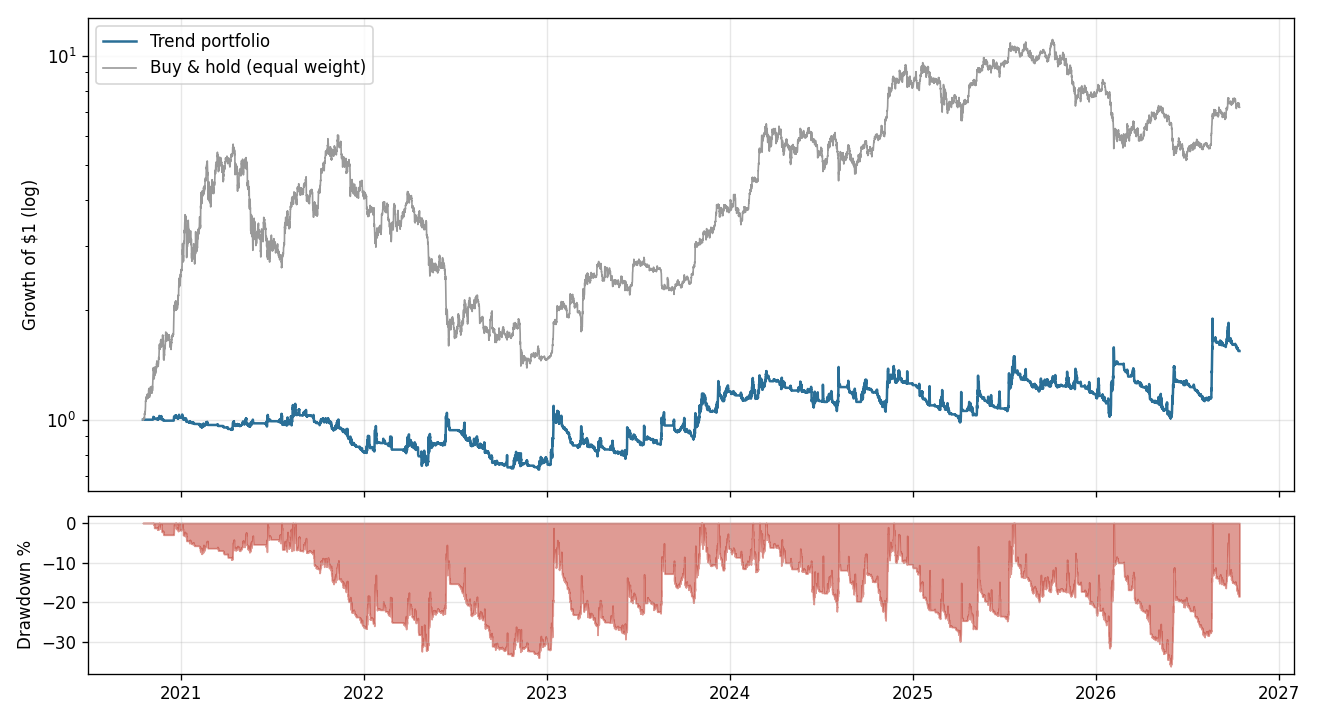

Write Python code to recreate this figure.
"""Portfolio test: the trend rules from trend.py on ALL coins in ONE account.

Same frozen rules, same costs. Each new trade risks 1% of the account's CURRENT
value (including open profit/loss). Positions on different coins can be open at
the same time, so losses can stack when crypto falls together. That's the point
of this test.

PASS/FAIL, decided before running:
  FAIL  if the worst drawdown is -40% or deeper   (too painful to actually stick with)
  PASS  if drawdown is shallower than -30% AND yearly return / |drawdown| >= 0.5
  else  BORDERLINE

  python portfolio.py                 # uses the 4h data trend.py already downloaded
  python portfolio.py --synthetic
"""
import argparse
from dataclasses import replace

import numpy as np
import pandas as pd

from config import Config
from data import fetch_history, synthetic, TF_MIN
from trend import FROZEN, COINS


def prepare(df, p):
    o, h, l, c = (df[x].to_numpy() for x in ("open", "high", "low", "close"))
    pc = np.concatenate([[c[0]], c[:-1]])
    tr = np.maximum(h - l, np.maximum(abs(h - pc), abs(l - pc)))
    n = p["breakout_bars"]
    return dict(o=o, h=h, l=l, c=c, idx={t: i for i, t in enumerate(df.index)},
                atr=pd.Series(tr).ewm(alpha=1 / p["atr_bars"], adjust=False).mean().to_numpy(),
                upper=df["high"].rolling(n).max().shift(1).to_numpy(),
                lower=df["low"].rolling(n).min().shift(1).to_numpy())


def run_portfolio(data, p, fee, slip, start=1000.0):
    times = sorted(set().union(*(d.index for d in data.values())))
    A = {coin: prepare(df, p) for coin, df in data.items()}
    fund = p["funding_per_8h"] * TF_MIN[p["timeframe"]] / 480
    k, n = p["stop_atr"], p["breakout_bars"]
    cash, pos, last = start, {}, {}
    trades, curve, exposure, n_open = [], [], [], []

    def mtm():
        return cash + sum(q["side"] * (last[cn] - q["entry"]) * q["qty"] for cn, q in pos.items())

    for t in times:
        bars = {cn: A[cn]["idx"][t] for cn in A if t in A[cn]["idx"]}
        # 1) manage open positions
        for cn, i in bars.items():
            a = A[cn]
            last[cn] = a["c"][i]
            q = pos.get(cn)
            if not q:
                continue
            s = q["side"]
            q["funding"] += fund * q["qty"] * a["c"][i]
            if (a["l"][i] <= q["stop"]) if s == 1 else (a["h"][i] >= q["stop"]):
                px = (min(a["o"][i], q["stop"]) if s == 1 else max(a["o"][i], q["stop"])) * (1 - s * slip)
                pnl = s * (px - q["entry"]) * q["qty"] - fee * (q["entry"] + px) * q["qty"] - q["funding"]
                cash += pnl
                trades.append(dict(coin=cn, side=s, entry_time=q["time"], exit_time=t, pnl=pnl,
                                   R=pnl / q["risk_usd"]))
                del pos[cn]
            elif s == 1:
                q["best"] = max(q["best"], a["c"][i])
                q["stop"] = max(q["stop"], q["best"] - k * a["atr"][i])
            else:
                q["best"] = min(q["best"], a["c"][i])
                q["stop"] = min(q["stop"], q["best"] + k * a["atr"][i])
        # 2) new entries, sized on current account value
        for cn, i in bars.items():
            a = A[cn]
            if cn in pos or i < n or np.isnan(a["upper"][i]):
                continue
            c = a["c"][i]
            side = 1 if c > a["upper"][i] else (-1 if p["allow_short"] and c < a["lower"][i] else 0)
            if not side:
                continue
            eq = mtm()
            if eq <= 0:
                continue
            entry = c * (1 + side * slip)
            stop = entry - side * k * a["atr"][i]
            qty = min(eq * p["risk"] / abs(entry - stop), eq * p["max_leverage"] / entry)
            pos[cn] = dict(side=side, entry=entry, stop=stop, best=c, qty=qty, time=t,
                           risk_usd=qty * abs(entry - stop), funding=0.0)
        eq = mtm()
        curve.append(eq)
        exposure.append(sum(q["qty"] * last[cn] for cn, q in pos.items()) / eq if eq > 0 else np.nan)
        n_open.append(len(pos))

    idx = pd.DatetimeIndex(times)
    return (pd.DataFrame(trades), pd.Series(curve, index=idx),
            pd.Series(exposure, index=idx), pd.Series(n_open, index=idx))


def main():
    ap = argparse.ArgumentParser()
    ap.add_argument("--days", type=int, default=1460)
    ap.add_argument("--exchange")
    ap.add_argument("--synthetic", action="store_true")
    args = ap.parse_args()

    base = replace(Config(), timeframe=FROZEN["timeframe"])
    if args.exchange:
        base.exchange = args.exchange
    data = {}
    for k, coin in enumerate(COINS):
        cfg = replace(base, symbol=f"{coin}/USDT:USDT")
        try:
            data[coin] = (synthetic(args.days, cfg.timeframe, seed=200 + k) if args.synthetic
                          else fetch_history(cfg, args.days, max_age_hours=24 * 30))
        except Exception as e:
            print(f"{coin}: skipped ({type(e).__name__}: {e})")
    print(f"Coins: {', '.join(data)}")

    trades, eq, expo, nopen = run_portfolio(data, FROZEN, base.fee_rate, base.slippage)
    years = (eq.index[-1] - eq.index[0]).days / 365.25
    total = eq.iloc[-1] / eq.iloc[0] - 1
    cagr = (eq.iloc[-1] / eq.iloc[0]) ** (1 / years) - 1
    dd = eq / eq.cummax() - 1
    max_dd = dd.min()
    trough = dd.idxmin()
    peak = eq[:trough].idxmax()
    rec = eq[trough:][eq[trough:] >= eq[peak]]
    recovered = rec.index[0] if len(rec) else None
    under = (dd < 0).astype(int)
    longest = (under.groupby((under == 0).cumsum()).sum().max()) * TF_MIN[FROZEN["timeframe"]] / 1440
    monthly = eq.resample("ME").last().pct_change().dropna()
    yearly = eq.resample("YE").last()
    yearly = pd.concat([pd.Series([eq.iloc[0]], index=[eq.index[0]]), yearly]).pct_change().dropna()

    # buy & hold benchmarks over the same period
    closes = pd.DataFrame({cn: df["close"] for cn, df in data.items()}).ffill()
    first = closes.iloc[0].dropna()
    ew = (closes[first.index] / first).mean(axis=1)
    bh_dd = lambda s: (s / s.cummax() - 1).min()

    print(f"\nPORTFOLIO ({len(data)} coins, {FROZEN['risk']:.0%} risk per trade, {years:.1f} years, {len(trades)} trades)")
    print(f"  Total return        {total:+.0%}   ($1000 -> ${eq.iloc[-1]:,.0f})")
    print(f"  Per year (CAGR)     {cagr:+.1%}")
    print(f"  Worst drawdown      {max_dd:.1%}   peak {peak.date()} -> bottom {trough.date()}, "
          f"{'recovered ' + str(recovered.date()) if recovered is not None else 'NOT recovered yet'}")
    print(f"  Longest time below a previous high: {longest:.0f} days")
    print(f"  Worst month {monthly.min():+.1%}  | best month {monthly.max():+.1%}  | "
          f"losing months {(monthly < 0).mean():.0%}")
    print(f"  Open positions: avg {nopen.mean():.1f}, max {nopen.max()}  | "
          f"position size vs account: avg {expo.mean():.1f}x, max {expo.max():.1f}x")
    print("  By year: " + "  ".join(f"{d.year} {r:+.0%}" for d, r in yearly.items()))
    print(f"\nBUY & HOLD, same period:")
    print(f"  Equal-weight basket    {ew.iloc[-1] - 1:+.0%}  (worst drawdown {bh_dd(ew):.0%})  "
          f"[coins with data from the start: {', '.join(first.index)}]")
    if "BTC" in closes:
        b = closes["BTC"].dropna()
        print(f"  BTC only               {b.iloc[-1] / b.iloc[0] - 1:+.0%}  (worst drawdown {bh_dd(b):.0%})")

    ratio = cagr / abs(max_dd) if max_dd < 0 else np.inf
    print(f"\nVERDICT (criteria fixed in advance): CAGR / |drawdown| = {ratio:.2f}")
    if max_dd <= -0.40:
        print("  FAIL: drawdown of 40% or more. Not worth forward testing.")
    elif max_dd > -0.30 and ratio >= 0.5:
        print("  PASS: worth a forward test on testnet.")
    else:
        print("  BORDERLINE: survivable drawdown but weak return for the pain.")

    eq.to_csv("portfolio_equity.csv")
    trades.to_csv("portfolio_trades.csv", index=False)
    try:
        import matplotlib
        matplotlib.use("Agg")
        import matplotlib.pyplot as plt
        fig, (a1, a2) = plt.subplots(2, 1, figsize=(11, 6), sharex=True, gridspec_kw={"height_ratios": [3, 1]})
        a1.plot(eq.index, eq / eq.iloc[0], label="Trend portfolio", color="#2a6f97")
        a1.plot(ew.index, ew, label="Buy & hold (equal weight)", color="#999999", lw=1)
        a1.set_yscale("log")
        a1.set_ylabel("Growth of $1 (log)")
        a1.legend()
        a1.grid(alpha=0.3)
        a2.fill_between(dd.index, dd * 100, 0, color="#c0392b", alpha=0.5)
        a2.set_ylabel("Drawdown %")
        a2.grid(alpha=0.3)
        fig.tight_layout()
        fig.savefig("portfolio.png", dpi=120)
        print("\nSaved portfolio.png, portfolio_equity.csv, portfolio_trades.csv")
    except ImportError:
        print("\nSaved portfolio_equity.csv, portfolio_trades.csv")


if __name__ == "__main__":
    main()
